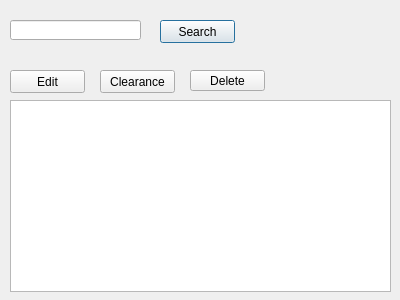
<?xml version="1.0" encoding="UTF-8"?>
<ui version="4.0">
 <class>search</class>
 <widget class="QDialog" name="search">
  <property name="geometry">
   <rect>
    <x>0</x>
    <y>0</y>
    <width>400</width>
    <height>300</height>
   </rect>
  </property>
  <property name="maximumSize">
   <size>
    <width>400</width>
    <height>300</height>
   </size>
  </property>
  <property name="windowTitle">
   <string>Search</string>
  </property>
  <widget class="QLineEdit" name="lineEdit_search">
   <property name="geometry">
    <rect>
     <x>10</x>
     <y>20</y>
     <width>131</width>
     <height>20</height>
    </rect>
   </property>
  </widget>
  <widget class="QPushButton" name="search2">
   <property name="geometry">
    <rect>
     <x>160</x>
     <y>20</y>
     <width>75</width>
     <height>23</height>
    </rect>
   </property>
   <property name="text">
    <string>Search</string>
   </property>
  </widget>
  <widget class="QTableView" name="tableView_search">
   <property name="geometry">
    <rect>
     <x>10</x>
     <y>100</y>
     <width>381</width>
     <height>192</height>
    </rect>
   </property>
  </widget>
  <widget class="QPushButton" name="clearance">
   <property name="geometry">
    <rect>
     <x>100</x>
     <y>70</y>
     <width>75</width>
     <height>23</height>
    </rect>
   </property>
   <property name="text">
    <string>Clearance</string>
   </property>
  </widget>
  <widget class="QPushButton" name="delete_2">
   <property name="geometry">
    <rect>
     <x>190</x>
     <y>70</y>
     <width>75</width>
     <height>21</height>
    </rect>
   </property>
   <property name="text">
    <string>Delete</string>
   </property>
  </widget>
  <widget class="QPushButton" name="Edit">
   <property name="geometry">
    <rect>
     <x>10</x>
     <y>70</y>
     <width>75</width>
     <height>23</height>
    </rect>
   </property>
   <property name="text">
    <string>Edit</string>
   </property>
  </widget>
 </widget>
 <resources/>
 <connections/>
</ui>
